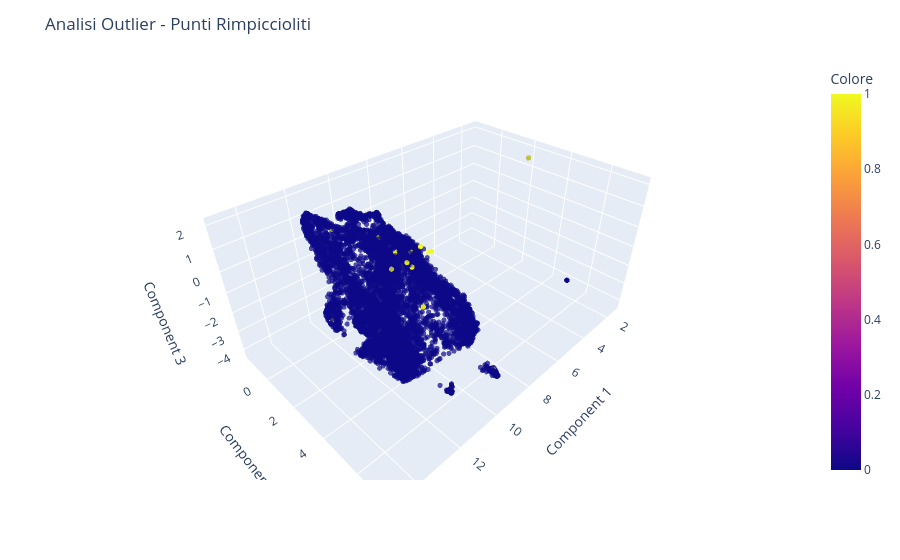

The code cell stored with this chart in its notebook:
### Code cell
# 2D

plt.scatter(df_unito_umap[:, 0], df_unito_umap[:, 1],
            c=df_outliers['colore'], cmap=plt.cm.bwr, edgecolor='k', alpha=1)

#ax.set_xlabel('Component 1')
#ax.set_ylabel('Component 2')

plt.show()
import plotly.express as px
import pandas as pd

# 1. Prepariamo il DataFrame
df_plot = pd.DataFrame({
    'Component 1': df_unito_umap[:, 0],
    'Component 2': df_unito_umap[:, 1],
    'Component 3': df_unito_umap[:, 2],
    'Colore': df_outliers['colore']
})

# 2. Creiamo lo scatter 3D con punti piccoli e nuovi colori
fig = px.scatter_3d(
    df_plot,
    x='Component 1',
    y='Component 2',
    z='Component 3',
    color='Colore',
    # --- MODIFICHE QUI ---
    color_continuous_scale='Plasma', # Cambia scala: 'Viridis', 'Plasma', 'Inferno', 'Turbo'
    opacity=0.7,                     # Leggera trasparenza aiuta a vedere la densità
)

# 3. Rimpicciolire i punti
# Plotly usa un default di circa 20. Impostando un valore fisso basso:
fig.update_traces(marker=dict(size=3)) # Prova valori tra 2 e 5

# 4. Opzionale: Titolo e layout
fig.update_layout(title="Analisi Outlier - Punti Rimpiccioliti")

fig.show()

### Figure 1 — Plotly figure (JSON) as saved in the notebook; plotly's stock layout.template omitted (floating-point values rounded to 4 significant figures; data arrays with more than 128 entries replaced by an {"elided": "..."} marker saying what was removed)
{"data": [{"hovertemplate": "Component 1=%{x}<br>Component 2=%{y}<br>Component 3=%{z}<br>Colore=%{marker.color}<extra></extra>", "legendgroup": "", "marker": {"color": {"elided": "8319 int values"}, "coloraxis": "coloraxis", "opacity": 0.7, "size": 3, "symbol": "circle"}, "mode": "markers", "name": "", "scene": "scene", "showlegend": false, "type": "scatter3d", "x": {"elided": "8319 float values"}, "y": {"elided": "8319 float values"}, "z": {"elided": "8319 float values"}}], "layout": {"coloraxis": {"colorbar": {"title": {"text": "Colore"}}, "colorscale": [[0, "#0d0887"], [0.1111, "#46039f"], [0.2222, "#7201a8"], [0.3333, "#9c179e"], [0.4444, "#bd3786"], [0.5556, "#d8576b"], [0.6667, "#ed7953"], [0.7778, "#fb9f3a"], [0.8889, "#fdca26"], [1, "#f0f921"]]}, "legend": {"tracegroupgap": 0}, "margin": {"t": 60}, "scene": {"domain": {"x": [0, 1], "y": [0, 1]}, "xaxis": {"title": {"text": "Component 1"}}, "yaxis": {"title": {"text": "Component 2"}}, "zaxis": {"title": {"text": "Component 3"}}}, "title": {"text": "Analisi Outlier - Punti Rimpiccioliti"}}}
